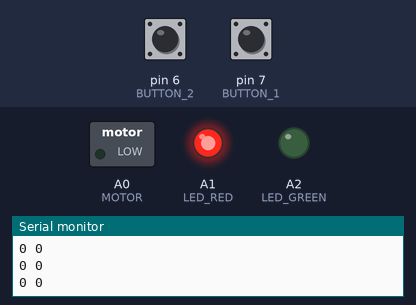
Recording of a sketch running on a simulated Arduino Uno, built with avr-gcc and run on an emulated ATmega328P. Shown: switched loads named in the sketch (green lamp = pin HIGH), output pins drawn as LEDs (lit = HIGH), the last lines printed to the serial monitor. Dashed ring = blinking. The test bench sets the inputs (shaded band); at power-on: pin 6 (BUTTON_2) LOW, pin 7 (BUTTON_1) LOW.

Above: at 1.2 s.
1.3 s: pin 6 (BUTTON_2) pulled HIGH for 0.15 s
At 1.55 s:
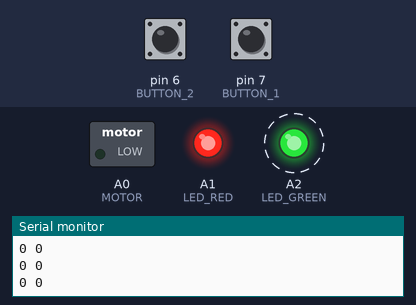
3.1 s: pin 7 (BUTTON_1) pulled HIGH for 1 s
At 3.55 s:
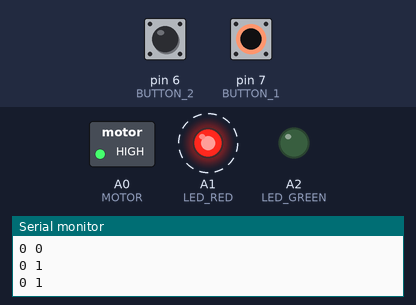
6.1 s: pin 7 (BUTTON_1) pulled HIGH for 3.2 s
At 6.25 s:
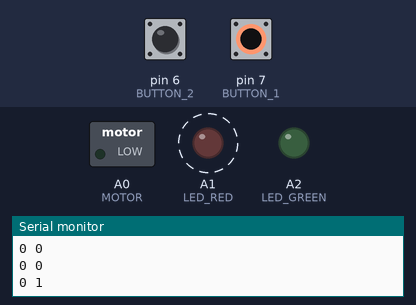
10.8 s: pin 6 (BUTTON_2) pulled HIGH for 3.2 s
At 14.7 s:
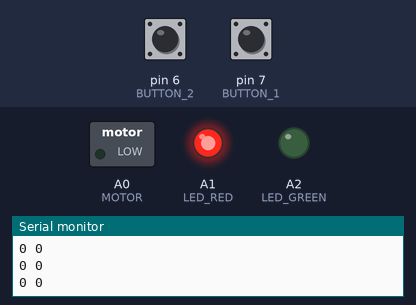
15.5 s: pin 6 (BUTTON_2) driven HIGH and pin 7 (BUTTON_1) driven HIGH
At 15.95 s:
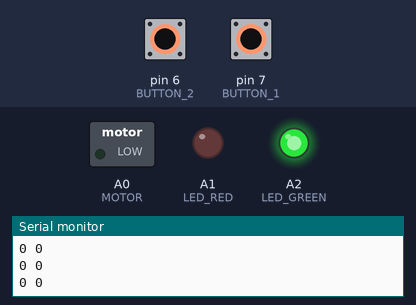
18.5 s: pin 6 (BUTTON_2) driven LOW and pin 7 (BUTTON_1) driven LOW
At 18.65 s:
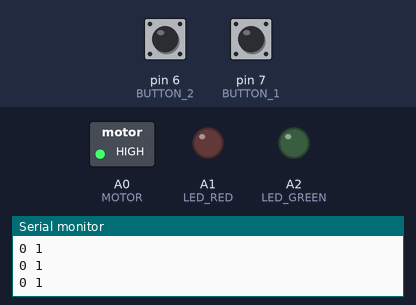
Timing chart, 0 to 21.5 s (numbered marks = the images above; inputs shaded):
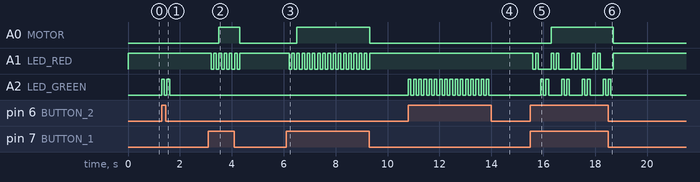

The sketch:

pins_lists.ino
```cpp
// Made from a Python program in the ZERO1 Simulator; edits here are not turned back into Python.
// Pins in lists and as parameters (§2.9 Objects), parts made on the spot.

const int LED_RED = A1;        // red LED
const int LED_GREEN = A2;      // green LED
const int BUTTON_1 = 7;        // button 1
const int BUTTON_2 = 6;        // button 2
const int MOTOR = A0;          // DC motor driver

const int leds[2] = {LED_RED, LED_GREEN};
const int buttons[2] = {BUTTON_1, BUTTON_2};

void blink(int pin, long times) {
  for (long j = 0; j < times; j++) {
    digitalWrite(pin, HIGH);
    delay(100);
    digitalWrite(pin, LOW);
    delay(100);
  }
}

bool pressed(long i) {
  return digitalRead(buttons[pyIndex(i, 2, 17)]) == 1;
}

// Runs once: the lines before "while True:"
void setup() {
  Serial.begin(9600);
  pinMode(LED_RED, OUTPUT);
  pinMode(LED_GREEN, OUTPUT);
  pinMode(BUTTON_1, INPUT);
  pinMode(BUTTON_2, INPUT);
}

// Runs forever: the body of "while True:" (line 19)
void loop() {
  for (long i = 0; i < 2; i++) {
    if (pressed(i)) {
      blink(leds[i], 2);
    }
  }
  if (digitalRead(buttons[0]) == LOW) {
    pinMode(MOTOR, OUTPUT);
    digitalWrite(MOTOR, LOW);
  } else {
    pinMode(MOTOR, OUTPUT);
    digitalWrite(MOTOR, HIGH);
  }
  digitalWrite(leds[0], digitalRead(leds[1]) == LOW);
  long x = digitalRead(leds[1]);
  Serial.print(x);
  Serial.print(" ");
  Serial.println(digitalRead(buttons[0]));
}

// ---- Helpers that make C++ behave like Python ----

// Stops the program like a Python error: the message goes to the Serial Monitor, then the board halts
void pyFail(int line, String text) {
  Serial.print("Line ");
  Serial.print(line);
  Serial.print(": ");
  Serial.println(text);
  Serial.flush();
  abort();
}

// list[i] with Python's negative indexes and IndexError
long pyIndex(long index, long size, int line) {
  if (index < 0) index += size;
  if (index < 0 || index >= size) pyFail(line, "IndexError: list index out of range");
  return index;
}
```

Measured:
- after the input at 1.3 s, A2 (LED_GREEN): alternates HIGH for 0.10 s and LOW for 0.10 s, 4 changes in all, then stays LOW, starting at once
- after the input at 3.1 s, A0 (MOTOR): LOW → HIGH after 0.40 s, → LOW 0.80 s later; A1 (LED_RED): alternates HIGH for 0.10 s and LOW for 0.10 s, 12 changes in all, then stays HIGH, starting after 0.10 s
- after the input at 6.1 s, A0 (MOTOR): LOW → HIGH after 0.40 s, → LOW 2.8 s later; A1 (LED_RED): alternates HIGH for 0.10 s and LOW for 0.10 s, 32 changes in all, then stays HIGH, starting after 0.10 s
- after the input at 10.8 s, A2 (LED_GREEN): alternates HIGH for 0.10 s and LOW for 0.10 s, 32 changes in all, then stays LOW, starting at once
- after the input at 15.5 s, A0 (MOTOR): LOW → HIGH after 0.80 s; A1 (LED_RED): HIGH → LOW after 0.10 s, then repeats every 0.80 s: HIGH 0.10 s, LOW 0.50 s, HIGH 0.10 s, LOW 0.10 s; A2 (LED_GREEN): LOW → HIGH after 0.40 s, then repeats every 0.80 s: LOW 0.10 s, HIGH 0.10 s, LOW 0.50 s, HIGH 0.10 s
- after the input at 18.5 s, A0 (MOTOR): HIGH → LOW after 0.20 s; A1 (LED_RED): goes on until 18.7 s, then stays HIGH; A2 (LED_GREEN): goes on until 18.6 s, then stays LOW
